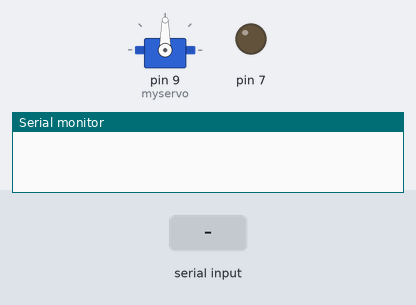
Bench run of a sketch on a simulated Arduino Uno, built with avr-gcc and run on an emulated ATmega328P. On the bench: servo, output pins drawn as LEDs (lit = HIGH), the last lines printed to the serial monitor. Inputs (shaded band) come from the test bench.

Above: at 1.2 s.
1.3 s: "a" received over Serial
At 1.9 s:
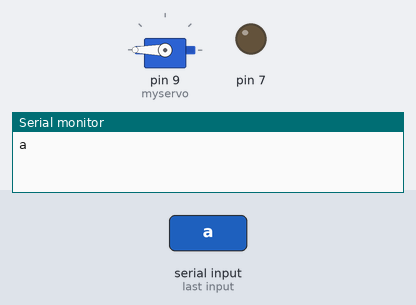
2.8 s: "b" received over Serial
At 4.2 s:
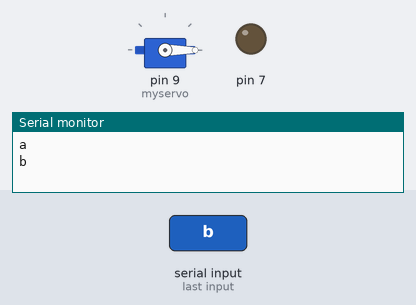
Timing chart, 0 to 5.8 s (numbered marks = the images above; inputs shaded):
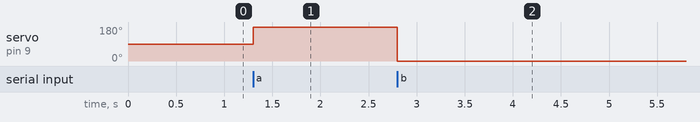

Measured:
- after the input at 1.3 s, servo on pin 9 (myservo): 90° → 180° at once
- after the input at 2.8 s, servo on pin 9 (myservo): 180° → 0° at once

The sketch:

Bluetooth.ino
```cpp
/*
Arduino Turn LED On/Off using Serial Commands
Created April 22, 2015

It's a simple sketch which waits for a character on serial
and in case of a desirable character, it turns an LED on/off.

Possible string values:
a (to turn the LED on)
b (tor turn the LED off)
*/
#include <Servo.h>
char junk;
String inputString="";
Servo myservo;  // create servo object to control a servo
// twelve servo objects can be created on most boards

int pos = 0;

void setup()                    // run once, when the sketch starts
{
Serial.begin(9600);            // set the baud rate to 9600, same should be of your Serial Monitor
pinMode(7, OUTPUT);
 myservo.attach(9);
}

void loop()
{
if(Serial.available()){
while(Serial.available())
    {
      char inChar = (char)Serial.read(); //read the input
inputString += inChar;        //make a string of the characters coming on serial
    }
Serial.println(inputString);
    while (Serial.available() > 0)
{ junk = Serial.read() ; }      // clear the serial buffer
if(inputString == "a"){         //in case of 'a' turn the LED on
 myservo.write(180);
}else if(inputString == "b"){   //incase of 'b' turn the LED off
 myservo.write(0);
    }
inputString = "";
  }
}
```
